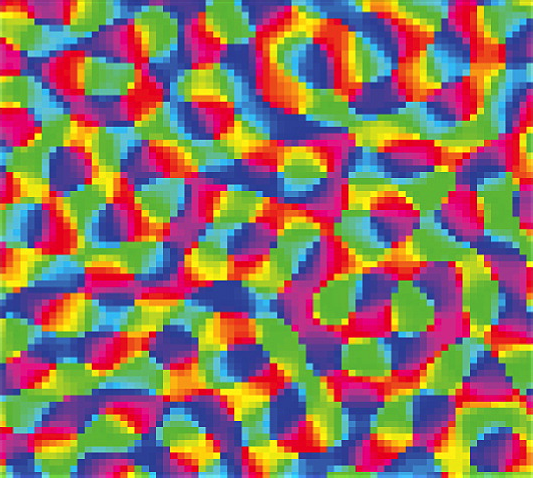
%> input picture src/SSN/rubin-orientation.png, 533 x 478 px; the run also reads 1 picture not shown here
$ octave rubinMap.m   (GNU Octave 9; MATLAB toolbox functions it lacks are replaced by stand-ins)
%> lines starting %> are read from the running program, lines starting %| are printed output that depends on the picture
% Produces an estimate of orientations from Rubin et al. 2015 figure 6.

try
    key = imread('rubin-orientation-key.png');
catch E
    warning('You have to run this code from the directory that has rubin-orientation-key.png')
    rethrow(E)
end

key = uint8(mean(key, 1));
key = squeeze(key);
%> key = 531 rows, first 12: [205 23 36; 223 8 31; 231 0 27; 233 0 27; 230 0 27; 226 0 27; 229 10 29; 233 15 30; 230 16 28; 229 14 27; 228 13 27; 232 12 30]
key = uint8(conv2(ones(4,1)/4, 1, key, 'same'));
orientations = 0:180/(size(key,1)-1):180;
%> orientations = 531 values from 0 to 180

op = imread('rubin-orientation.png');
%> op is the input picture: size 478x533x3 uint8; mean R, G, B 141.2, 115.3, 99.1

% note there are 75x75 squares but their dimensions aren't integers
s = [size(op,1)/75 size(op,2)/75];
%> s = [6.37 7.11]

vcentres = round(s(1)/2:s(1):size(op,1)-s(1)/2);
%> vcentres = 75 values from 3 to 475
hcentres = round(s(2)/2:s(2):size(op,2)-s(2)/2);
%> hcentres = 75 values from 4 to 529

clean = zeros(75,75,3,'uint8');
for i = 1:length(vcentres)
    for j = 1:length(hcentres)
        region = op(vcentres(i)+(-2:2), hcentres(j)+(-2:2), :);
        clean(i,j,1) = mean(mean(region(:,:,1)));
        clean(i,j,2) = mean(mean(region(:,:,2)));
        clean(i,j,3) = mean(mean(region(:,:,3)));
    end
end
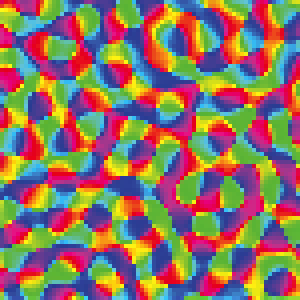
%> clean: size 75x75x3 uint8 (shown 4 times larger); mean R, G, B 141.2, 115.3, 99.4

map = zeros(75,75);
for i = 1:length(vcentres)
    for j = 1:length(hcentres)
        differences = repmat(squeeze(double(clean(i,j,:)))', size(key,1), 1) - double(key);
        distances = sum(differences.^2, 2);
        [mindist,ind] = min(distances);
        map(i,j) = orientations(ind);
    end
end
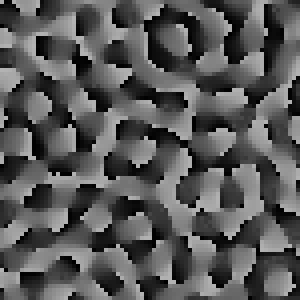
%> map: size 75x75 double (shown 4 times larger); min 0.34, max 179.3, mean 88.3

figure, set(gcf, 'Position', [400 400 800 600])

subplot(2,2,1), imshow(clean), title('cleaned figure', 'FontSize', 18)

subplot(2,2,2), hold on
scatter3(key(:,1), key(:,2), key(:,3))
for i = 1:10:size(key,1)
    text(double(key(i,1)), double(key(i,2)), double(key(i,3)), sprintf('%i', uint8(orientations(i))))
end
clean1 = clean(:,:,1); clean2 = clean(:,:,2); clean3 = clean(:,:,3);
%> after `clean1 = clean(:,:,1)`:
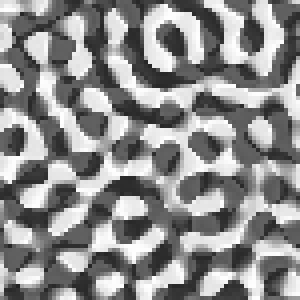
%> clean1: size 75x75 uint8 (shown 4 times larger); min 35, max 254, mean 141.2
%> after `clean2 = clean(:,:,2)`:
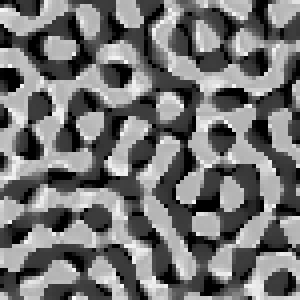
%> clean2: size 75x75 uint8 (shown 4 times larger); min 0, max 252, mean 115.3
%> after `clean3 = clean(:,:,3)`:
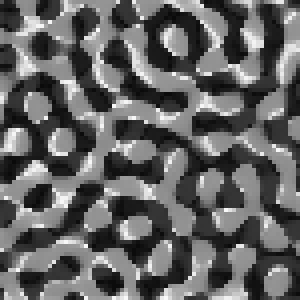
%> clean3: size 75x75 uint8 (shown 4 times larger); min 10, max 251, mean 99.4
scatter3(clean1(:), clean2(:), clean3(:), 'k.')
set(gca, 'FontSize', 18)
xlabel('red', 'FontSize', 18)
ylabel('green', 'FontSize', 18)
zlabel('blue', 'FontSize', 18)

title('scatter of key and map values', 'FontSize', 18)

subplot(2,2,3), mesh(map), title('estimated orientations', 'FontSize', 18)
set(gca, 'FontSize', 18)
xlabel('x', 'FontSize', 18)
ylabel('y', 'FontSize', 18)
zlabel('orientation', 'FontSize', 18)

subplot(2,2,4), hist(map(:), 100), title('histogram of estimated orientations', 'FontSize', 18)
set(gca, 'FontSize', 18)
xlabel('orientations', 'FontSize', 18)
ylabel('counts', 'FontSize', 18)
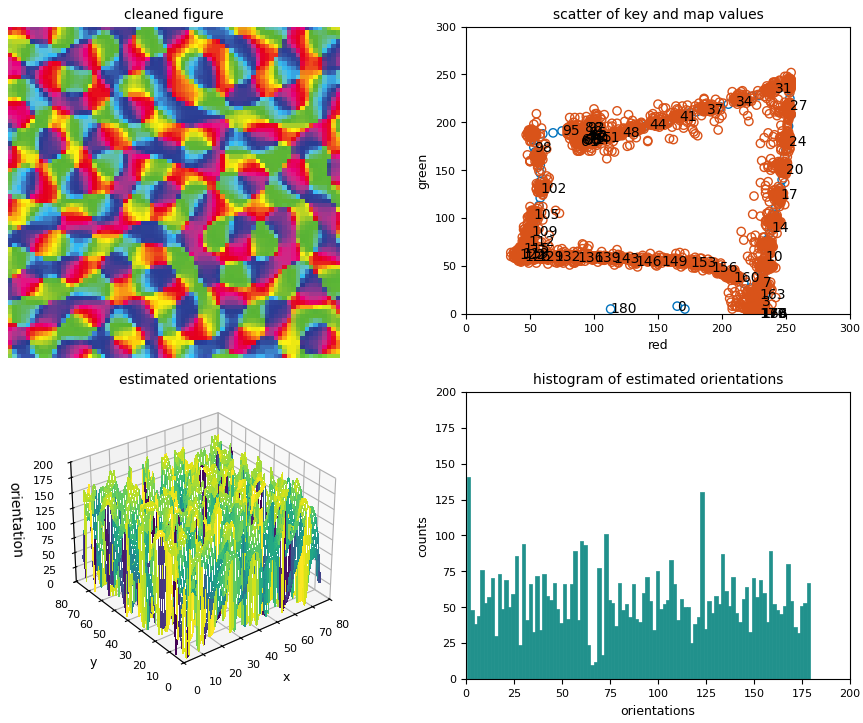
%> figure redrawn from the program's plot data, 4 panels

save('orientation-map.mat', 'map')
